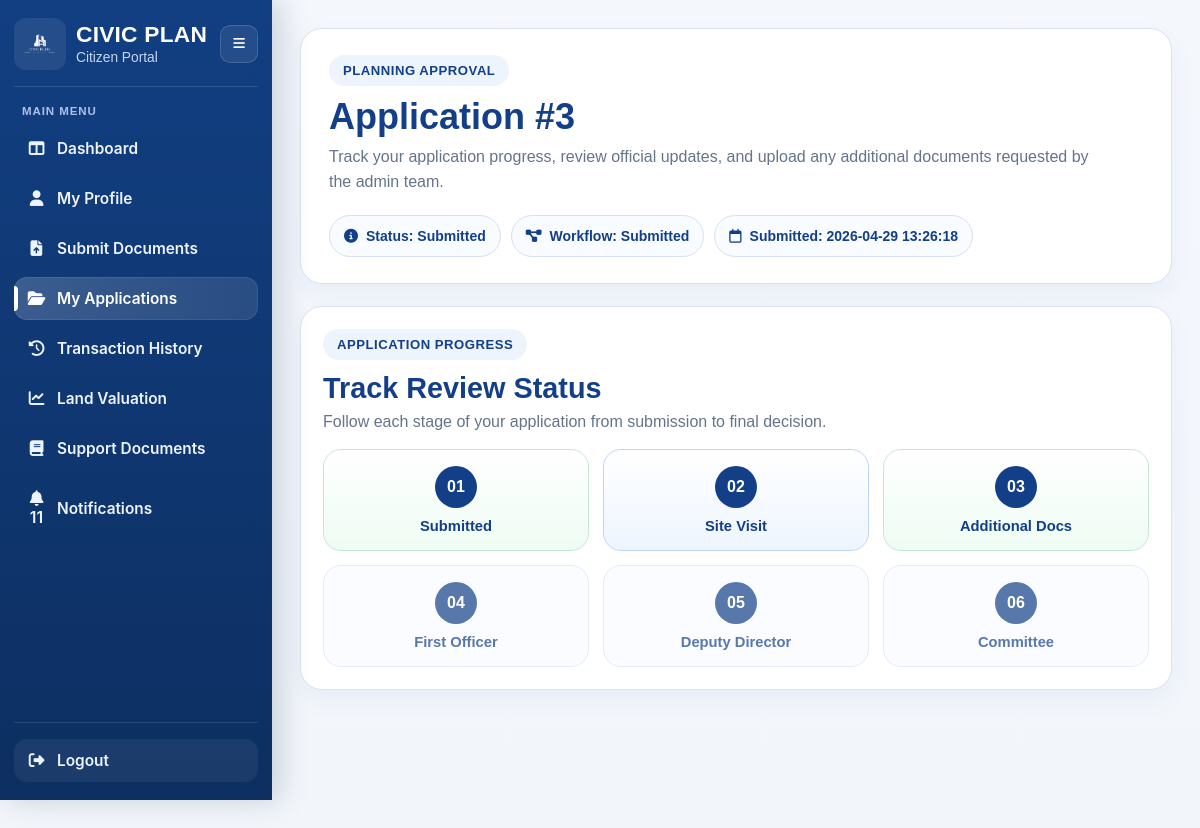
The app's page /planning-approval/3 (signed in) with its own data.
### tables this page shows
CREATE TABLE planning_applications (
        application_id INTEGER PRIMARY KEY AUTOINCREMENT,
        user_id INTEGER NOT NULL,
        status TEXT NOT NULL DEFAULT 'Draft',
        current_step TEXT DEFAULT '1',
        created_at TEXT DEFAULT CURRENT_TIMESTAMP,
        updated_at TEXT DEFAULT CURRENT_TIMESTAMP,
        reviewed_by INTEGER,
        reviewed_at TEXT,
        admin_comment TEXT,
        decision_pdf_path TEXT,
        workflow_stage TEXT DEFAULT 'Submitted',

        site_visit_required INTEGER DEFAULT 1,
        site_visit_status TEXT DEFAULT 'Pending',

        additional_docs_required INTEGER DEFAULT 0,

        planning_office_decision TEXT,
        planning_office_comment TEXT,
        planning_office_letter_path TEXT,

        first_officer_decision TEXT,
        first_officer_comment TEXT,
        first_officer_by INTEGER,
        first_officer_at TEXT,

        deputy_director_decision TEXT,
        deputy_director_comment TEXT,
        deputy_director_by INTEGER,
        deputy_director_at TEXT,

        committee_decision TEXT,
        committee_comment TEXT,
        committee_by INTEGER,
        committee_at TEXT, first_officer_letter_path TEXT, deputy_director_letter_path TEXT,

        FOREIGN KEY (user_id) REFERENCES users(user_id)
    );

### routes/user_routes.py (the view)
@user_bp.route("/planning-approval/<int:application_id>")
@user_login_required
def planning_approval(application_id):
    user, redirect_response = user_required()
    if redirect_response:
        return redirect_response
    conn = get_connection()
    cursor = conn.cursor()
    cursor.execute(
        """
        SELECT *
        FROM planning_applications
        WHERE application_id = ? AND user_id = ?
        """,
        (application_id, user["user_id"]),
    )
    application = cursor.fetchone()
    if not application:
        conn.close()
        flash("Application not found.", "error")
        return redirect(url_for("user.user_dashboard"))
    cursor.execute(
        """
        SELECT rd.*, pr.request_title, pr.request_message
        FROM planning_application_requested_documents rd
        LEFT JOIN planning_application_requests pr ON rd.request_id = pr.request_id
        WHERE rd.application_id = ?
        ORDER BY rd.requested_doc_id DESC
        """,
        (application_id,),
    )
    requested_documents = cursor.fetchall()
    cursor.execute(
        """
        SELECT *
        FROM planning_application_attachments
        WHERE application_id = ?
        ORDER BY uploaded_at DESC
        """,
        (application_id,),
    )
    attachments = cursor.fetchall()
    conn.close()
    notifications, unread_notifications = get_notifications_for_user(user["user_id"], limit=10)
    return render_template(
        "planning_approval.html",
        user=user,
        application=application,
        requested_documents=requested_documents,
        attachments=attachments,
        notifications=notifications,
        unread_notifications=unread_notifications,
        active_page="my_applications",
    )

### database/db_connection.py (called while the page is built)
def get_connection():
    conn = sqlite3.connect(DB_PATH)
    conn.row_factory = sqlite3.Row
    conn.execute("PRAGMA foreign_keys = ON")
    return conn

### routes/password_reset_routes.py (called while the page is built)
def _is_logged_in_user():
    return session.get("user_id") is not None or session.get("admin_id") is not None

@password_reset_bp.app_context_processor
def inject_password_reset_context():
    return_to = session.get("password_reset_return_to")
    if return_to == "account" and _is_logged_in_user():
        reset_back_url = url_for("user.account")
        reset_back_text = "Back to My Account"
    else:
        reset_back_url = url_for("auth.login")
        reset_back_text = "Back to Login"
    return {
        "reset_logged_in": _is_logged_in_user(),
        "reset_back_url": reset_back_url,
        "reset_back_text": reset_back_text,
    }

### routes/user_routes.py (called while the page is built, shortened)
def user_login_required(view_func):
    @wraps(view_func)
    def wrapper(*args, **kwargs):
        user = get_current_user()
        return view_func(*args, **kwargs)
    return wrapper

@user_bp.after_request
def add_user_no_cache_headers(response):
    response.headers["Cache-Control"] = "no-store, no-cache, must-revalidate, max-age=0"
    response.headers["Pragma"] = "no-cache"
    response.headers["Expires"] = "0"
    return response

def get_current_user():
    if "user_id" not in session:
        return None
    conn = get_connection()
    cursor = conn.cursor()
    cursor.execute(
        """
        SELECT *
        FROM users
        WHERE user_id = ?
        """,
        (session["user_id"],),
    )
    user = cursor.fetchone()
    conn.close()
    return user

def user_required():
    user = get_current_user()
    return user, None

def get_notifications_for_user(user_id, limit=10):
    conn = get_connection()
    cursor = conn.cursor()
    cursor.execute(
        """
        SELECT *
        FROM user_notifications
        WHERE user_id = ?
        ORDER BY created_at DESC
        LIMIT ?
        """,
        (user_id, limit),
    )
    notifications = cursor.fetchall()
    cursor.execute(
        """
        SELECT COUNT(*) AS unread_count
        FROM user_notifications
        WHERE user_id = ? AND is_read = 0
        """,
        (user_id,),
    )
    unread_row = cursor.fetchone()
    unread_count = unread_row["unread_count"] if unread_row else 0
    conn.close()
    return notifications, unread_count

### templates/planning_approval.html (shortened to what this page needs)
<!DOCTYPE html>
<html lang="en">
<head>
    <link rel="stylesheet" href="{{ url_for('static', filename='user_sidebar.css') }}">
    <link rel="stylesheet" href="{{ url_for('static', filename='planning_approval_view.css') }}">
    <link rel="stylesheet" href="https://cdnjs.cloudflare.com/ajax/libs/font-awesome/6.5.0/css/all.min.css">
</head>
<body>
    <div class="planning-view-shell">
        {% include 'partials/user_sidebar.html' %}
        <main class="planning-view-main">
            <div class="planning-view-page">
                <section class="view-hero reveal-up">
                    <div class="view-hero-copy">
                        <span class="view-kicker">Planning Approval</span>
                        <h1>Application #{{ application['application_id'] }}</h1>
                        <p>
                            Track your application progress, review official updates,
                            and upload any additional documents requested by the admin team.
                        </p>
                    </div>
                    <div class="view-hero-meta">
                        <span class="hero-chip">
                            <i class="fa-solid fa-circle-info"></i>
                            Status: {{ application['status'] or '-' }}
                        </span>
                        <span class="hero-chip">
                            <i class="fa-solid fa-diagram-project"></i>
                            Workflow: {{ application['workflow_stage'] or '-' }}
                        </span>
                        <span class="hero-chip">
                            <i class="fa-regular fa-calendar"></i>
                            Submitted: {{ application['created_at'] or '-' }}
                        </span>
                    </div>
                </section>
                <section class="progress-panel reveal-up">
                    <div class="section-head">
                        <div>
                            <span class="section-kicker">Application Progress</span>
                            <h2>Track Review Status</h2>
                            <p>Follow each stage of your application from submission to final decision.</p>
                        </div>
                    </div>
                    <div class="progress-strip">
                        <div class="progress-step done">
                            <div class="progress-badge">01</div>
                            <div class="progress-title">Submitted</div>
                        </div>
                        <div class="progress-step {% if application['site_visit_status'] == 'Completed' %}done{% else %}active{% endif %}">
                            <div class="progress-badge">02</div>
                            <div class="progress-title">Site Visit</div>
                        </div>
                        <div class="progress-step {% if application['additional_docs_required'] %}active{% else %}done{% endif %}">
                            <div class="progress-badge">03</div>
                            <div class="progress-title">Additional Docs</div>
                        </div>
                        <div class="progress-step {% if application['first_officer_decision'] %}done{% else %}locked{% endif %}">
                            <div class="progress-badge">04</div>
                            <div class="progress-title">First Officer</div>
                        </div>
                        <div class="progress-step {% if application['deputy_director_decision'] %}done{% else %}locked{% endif %}">
                            <div class="progress-badge">05</div>
                            <div class="progress-title">Deputy Director</div>
                        </div>
                        <div class="progress-step {% if application['committee_decision'] %}done{% else %}locked{% endif %}">
                            <div class="progress-badge">06</div>
                            <div class="progress-title">Committee</div>
                        </div>
                    </div>
                </section>
                <section class="view-grid">
                    <div class="view-left">
                    </div>
                </section>
            </div>
        </main>
    </div>
</body>
</html>

### static/planning_approval_view.css (style rules this page uses)
* { box-sizing: border-box; }
body { margin: 0; font-family: Arial, Helvetica, sans-serif; background: linear-gradient(180deg, #f4f7fc 0%, #edf3fb 100%); color: #1f2937; overflow-x: hidden; }
.planning-view-shell { display: flex; min-height: 100vh; }
.planning-view-main { flex: 1; min-width: 0; padding: 28px; }
.planning-view-page { width: 100%; }
.view-hero, .progress-panel, .panel { background: #ffffff; border: 1px solid #d8e3f3; border-radius: 22px; box-shadow: 0 10px 24px rgba(18, 63, 130, 0.05); }
.view-hero { padding: 26px 28px; margin-bottom: 22px; display: flex; justify-content: space-between; gap: 20px; align-items: flex-start; flex-wrap: wrap; }
.view-kicker, .section-kicker { display: inline-flex; align-items: center; padding: 8px 14px; border-radius: 999px; background: #eef4fb; color: #123f88; font-size: 0.82rem; font-weight: 800; letter-spacing: 0.04em; text-transform: uppercase; margin-bottom: 12px; }
.view-hero h1 { margin: 0 0 8px; color: #123f88; font-size: clamp(2rem, 3vw, 2.8rem); line-height: 1.05; }
.view-hero p { margin: 0; color: #64748b; line-height: 1.6; max-width: 780px; }
.view-hero-meta { display: flex; flex-wrap: wrap; gap: 10px; justify-content: flex-end; }
.hero-chip { display: inline-flex; align-items: center; gap: 8px; min-height: 42px; padding: 0 14px; border-radius: 999px; background: #f8fbff; border: 1px solid #d7e2f2; color: #123f88; font-size: 14px; font-weight: 700; }
.progress-panel { padding: 22px; margin-bottom: 22px; }
.section-head { margin-bottom: 18px; }
.section-head h2 { margin: 0 0 8px; color: #123f88; font-size: 1.8rem; }
.section-head p { margin: 0; color: #64748b; }
.progress-strip { display: grid; grid-template-columns: repeat(6, 1fr); gap: 14px; }
.progress-step { background: #f9fbff; border: 1px solid #d8e3f3; border-radius: 18px; padding: 16px 14px; text-align: center; }
.progress-step.done { background: linear-gradient(180deg, #ffffff 0%, #eefcf3 100%); border-color: #c5e8d2; }
.progress-step.active { background: linear-gradient(180deg, #ffffff 0%, #eef5ff 100%); border-color: #bfd6fb; }
.progress-step.locked { opacity: 0.7; }
.progress-badge { width: 42px; height: 42px; border-radius: 50%; margin: 0 auto 10px; display: flex; align-items: center; justify-content: center; background: #123f88; color: #ffffff; font-weight: 800; }
.progress-title { color: #123f88; font-weight: 700; font-size: 0.92rem; }
.view-grid { display: grid; grid-template-columns: 1.45fr 1fr; gap: 20px; }
.view-left, .view-right { display: flex; flex-direction: column; gap: 20px; }
.reveal-up { opacity: 0; transform: translateY(22px); transition: opacity 0.6s ease, transform 0.6s ease; }
.reveal-up.revealed { opacity: 1; transform: translateY(0); }
@media (max-width: 1280px) { .progress-strip { grid-template-columns: repeat(3, 1fr); } }
@media (max-width: 1280px) { .view-grid { grid-template-columns: 1fr; } }

### records on screen
planning_applications: application_id "3", status "Submitted", workflow_stage "Submitted", created_at "2026-04-29 13:26:18"

### other values on screen
{{ unread_notifications }} "11"
